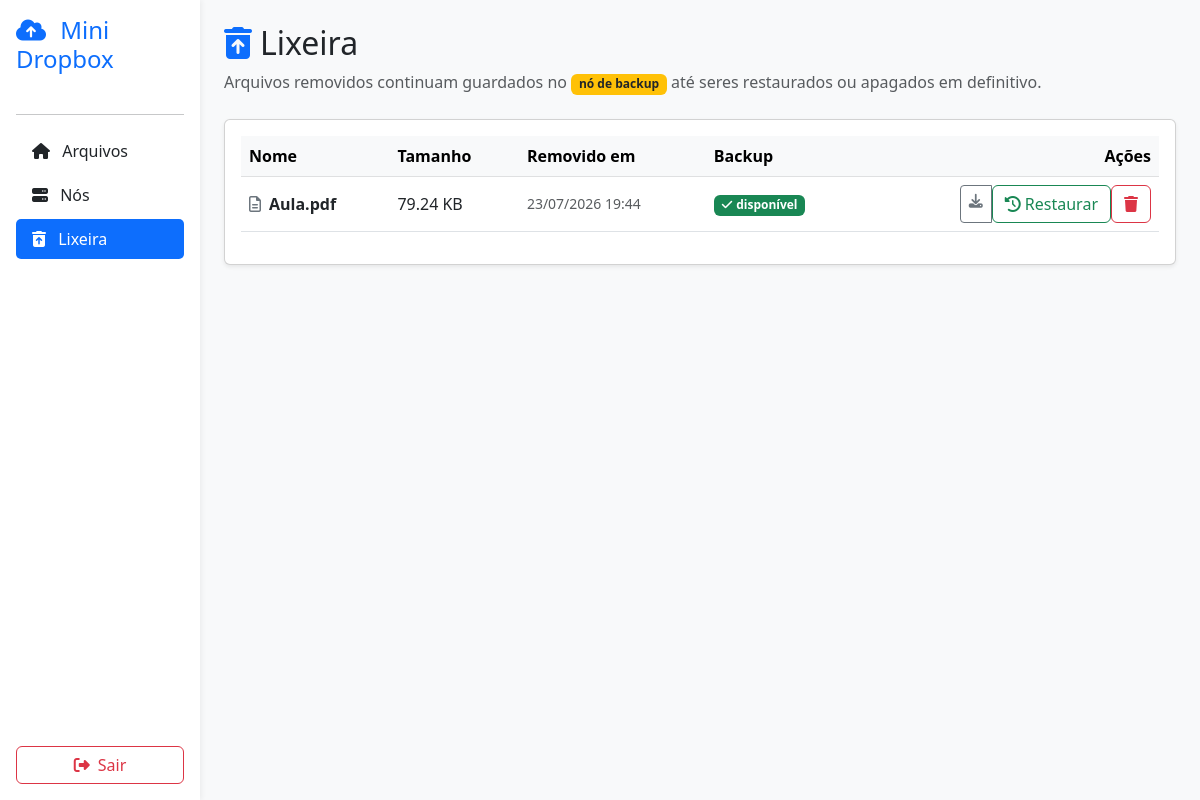
The page /lixeira (signed in) on the database its author committed.
### models.py (models this page shows, shortened)
class File(db.Model):
    __tablename__ = "files"
    id = db.Column(db.String(36), primary_key=True, default=novo_uuid)
    filename = db.Column(db.String(255), nullable=False)       # nome físico no disco
    display_name = db.Column(db.String(255), nullable=False)   # nome mostrado ao usuário
    size = db.Column(db.Integer, nullable=False)
    checksum = db.Column(db.String(64), nullable=False)
    folder_id = db.Column(db.String(36), db.ForeignKey("folders.id"), nullable=True)
    user_id = db.Column(db.Integer, db.ForeignKey("user.id"), nullable=False)
    created_at = db.Column(db.DateTime, default=datetime.utcnow)
    deleted_at = db.Column(db.DateTime, nullable=True)
    replicas = db.relationship(
        "FileReplica", backref="file", lazy=True, cascade="all, delete-orphan"
    )
    @property
    def file_size(self):
        return self.size

### app.py (the view)
@app.route("/lixeira")
@login_required
def lixeira():
    arquivos = File.query.filter_by(user_id=current_user.id).filter(
        File.deleted_at.isnot(None)
    ).order_by(File.deleted_at.desc()).all()
    return render_template("lixeira.html", arquivos=arquivos)

### app.py (called while the page is built)
@login_manager.user_loader
def load_user(user_id):
    return User.query.get(int(user_id))

### templates/lixeira.html (shortened to what this page needs)
<!DOCTYPE html>
<html lang="pt">
<head>
    <link href="https://cdn.jsdelivr.net/npm/bootstrap@5.3.0/dist/css/bootstrap.min.css" rel="stylesheet">
    <link rel="stylesheet" href="https://cdnjs.cloudflare.com/ajax/libs/font-awesome/6.4.0/css/all.min.css">
</head>
<body>
    <div class="container-fluid">
        <div class="row">
            <div class="col-md-3 col-lg-2 sidebar p-3 d-flex flex-column">
                <h4 class="text-primary mb-4">
                    <i class="fa-solid fa-cloud-arrow-up me-2"></i> Mini Dropbox
                </h4>
                <hr>
                <ul class="nav flex-column mb-4">
                    <li class="nav-item mb-1">
                        <a class="nav-link text-dark" href="{{ url_for('dashboard') }}">
                            <i class="fa-solid fa-house me-2"></i> Arquivos
                        </a>
                    </li>
                    <li class="nav-item mb-1">
                        <a class="nav-link text-dark" href="{{ url_for('nodes') }}">
                            <i class="fa-solid fa-server me-2"></i> Nós
                        </a>
                    </li>
                    <li class="nav-item mb-1">
                        <a class="nav-link active" href="{{ url_for('lixeira') }}">
                            <i class="fa-solid fa-trash-can-arrow-up me-2"></i> Lixeira
                        </a>
                    </li>
                </ul>
                <div class="mt-auto">
                    <a href="{{ url_for('logout') }}" class="btn btn-outline-danger w-100">
                        <i class="fa-solid fa-right-from-bracket me-1"></i> Sair
                    </a>
                </div>
            </div>
            <div class="col-md-9 col-lg-10 p-4">
                <div class="mb-4">
                    <h2><i class="fa-solid fa-trash-can-arrow-up text-primary me-2"></i>Lixeira</h2>
                    <p class="text-muted mb-0">
                        Arquivos removidos continuam guardados no
                        <span class="badge bg-warning text-dark">nó de backup</span>
                        até seres restaurados ou apagados em definitivo.
                    </p>
                </div>
                <div class="card p-3 shadow-sm">
                    {% if not arquivos %}
                    <div class="text-center py-5 text-muted">
                        <i class="fa-regular fa-face-smile fa-3x mb-3"></i>
                        <p>A lixeira está vazia.</p>
                    </div>
                    {% else %}
                    <div class="table-responsive">
                        <table class="table table-hover align-middle">
                            <thead class="table-light">
                                <tr>
                                    <th>Nome</th>
                                    <th>Tamanho</th>
                                    <th>Removido em</th>
                                    <th>Backup</th>
                                    <th class="text-end">Ações</th>
                                </tr>
                            </thead>
                            <tbody>
                                {% for f in arquivos %}
                                <tr>
                                    <td><i class="fa-regular fa-file-lines text-secondary me-2"></i><strong>{{ f.display_name }}</strong></td>
                                    <td>{{ (f.file_size / 1024) | round(2) }} KB</td>
                                    <td class="small text-muted">{{ f.deleted_at.strftime('%d/%m/%Y %H:%M') }}</td>
                                    <td>
                                        <span class="badge bg-success"><i class="fa-solid fa-check me-1"></i>disponível</span>
                                    </td>
                                    <td class="text-end">
                                        <div class="btn-group btn-group-sm">
                                            <a href="{{ url_for('download_file', file_id=f.id) }}" class="btn btn-outline-secondary" title="Baixar do backup">
                                                <i class="fa-solid fa-download"></i>
                                            </a>
                                            <form action="{{ url_for('restaurar_arquivo', file_id=f.id) }}" method="POST" class="d-inline">
                                                <button type="submit" class="btn btn-outline-success" title="Restaurar">
                                                    <i class="fa-solid fa-clock-rotate-left"></i> Restaurar
                                                </button>
                                            </form>
                                            <form action="{{ url_for('apagar_definitivo', file_id=f.id) }}" method="POST" class="d-inline"
                                                  onsubmit="return confirm('Apagar em definitivo? Isto remove também a cópia do backup e não pode ser desfeito.');">
                                                <button type="submit" class="btn btn-outline-danger" title="Apagar em definitivo">
                                                    <i class="fa-solid fa-trash"></i>
                                                </button>
                                            </form>
                                        </div>
                                    </td>
                                </tr>
                                {% endfor %}
                            </tbody>
                        </table>
                    </div>
                    {% endif %}
                </div>
            </div>
        </div>
    </div>
</body>
</html>

### templates/lixeira.html (style rules this page uses)
body { background-color: #f8f9fa; font-family: 'Segoe UI', Tahoma, Geneva, Verdana, sans-serif; }
.sidebar { background-color: #ffffff; min-height: 100vh; box-shadow: 2px 0 5px rgba(0,0,0,.05); }
.nav-link.active { background-color: #0d6efd; color: white !important; border-radius: 5px; }

### rows shown on the page
File: display_name "Aula.pdf", (f.file_size/1024)|round(2) "79.24", deleted_at "23/07/2026 19:44"
